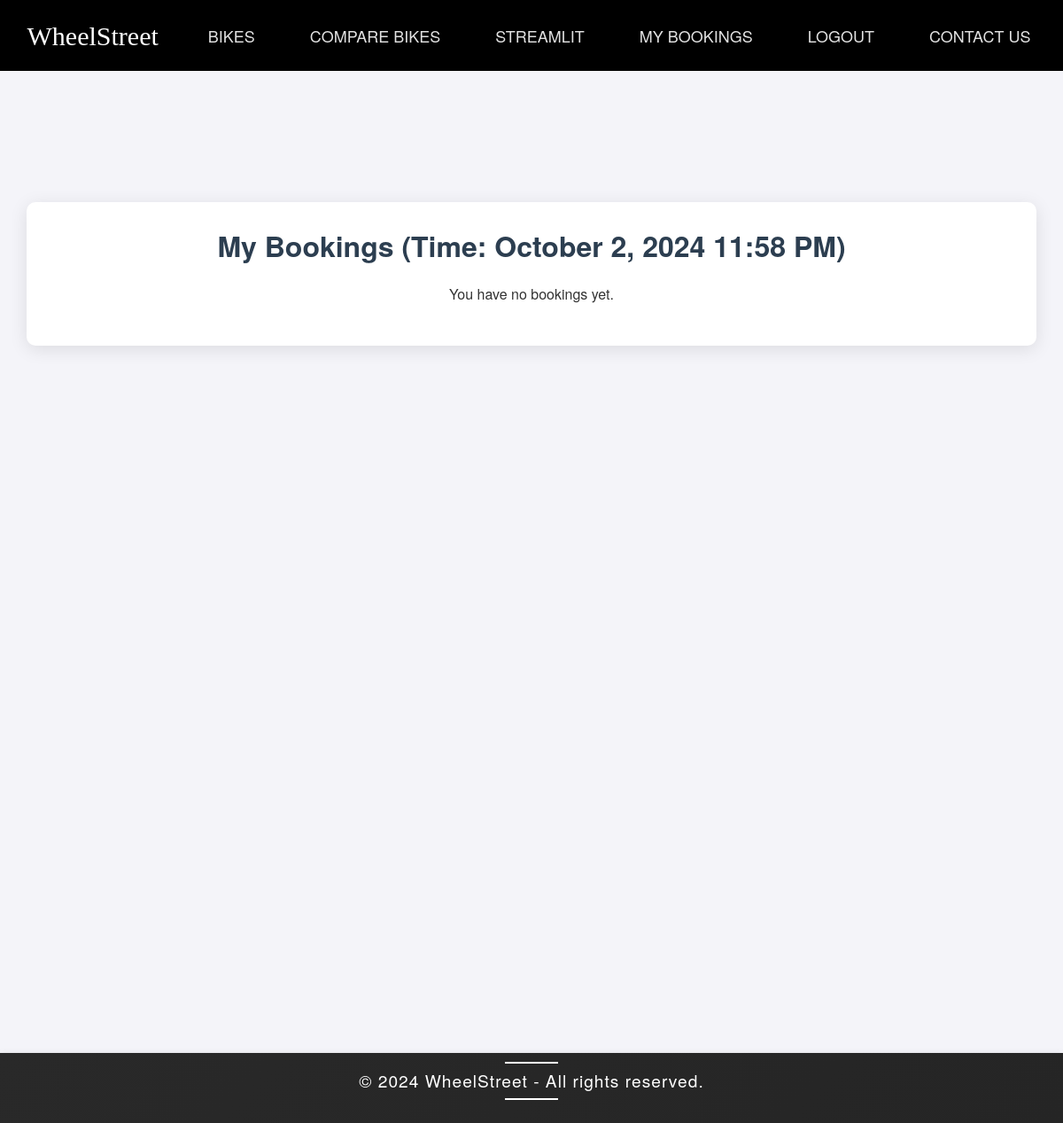
/my-bookings/ (signed in), run on an earlier commit of the app's database.
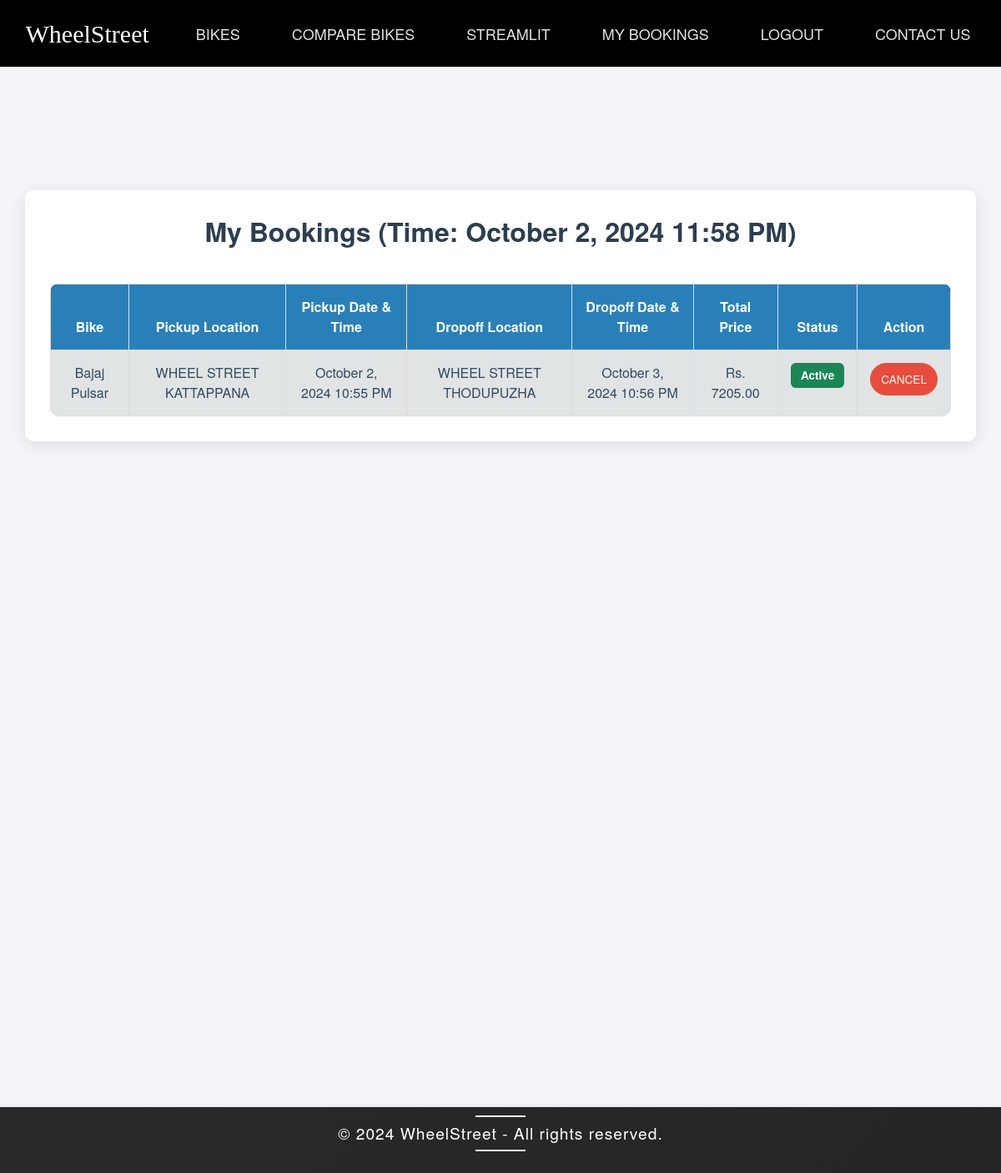
And on a later commit of the database.
### main/models.py (models this page shows, shortened)
class Rental(models.Model):
    user = models.ForeignKey(User, on_delete=models.CASCADE)
    bike = models.ForeignKey(Bike, on_delete=models.CASCADE)
    pickup_location = models.ForeignKey(Location, related_name='pickups', on_delete=models.CASCADE, null=True)
    dropoff_location = models.ForeignKey(Location, related_name='dropoffs', on_delete=models.CASCADE, null=True)
    pickup_date = models.DateTimeField()
    dropoff_date = models.DateTimeField()
    total_price = models.DecimalField(max_digits=10, decimal_places=2, default=0)

class Bike(models.Model):
    BIKE_TYPES = [
        ('Road', 'Road Bike'),
        ('Mountain', 'Mountain Bike'),
        ('Hybrid', 'Hybrid Bike'),
        ('Electric', 'Electric Bike')
    ]
    bike_type = models.CharField(max_length=20, choices=BIKE_TYPES)
    brand = models.CharField(max_length=50)
    model = models.CharField(max_length=50)
    price_per_hour = models.DecimalField(max_digits=6, decimal_places=2)  # Pricing for hourly rentals
    available = models.BooleanField(default=True)
    description = models.TextField(blank=True, null=True)
    mileage = models.DecimalField(max_digits=6, decimal_places=2)  # Bike mileage in kilometers or miles
    image = models.ImageField(upload_to='bike_images/', blank=True, null=True)  # Image upload path
    BIKE_TYPES_DICT = dict(BIKE_TYPES)

class Location(models.Model):
    name = models.CharField(max_length=255)  # Name of the location
    address = models.TextField()  # Address of the location
    city = models.CharField(max_length=100)
    state = models.CharField(max_length=100)
    zip_code = models.CharField(max_length=10)

### main/views.py (the view)
# urls.py: path('my-bookings/', views.my_bookings, name='my_bookings'),  # List user's bookings
@login_required
def my_bookings(request):
    rentals = Rental.objects.filter(user=request.user)
    return render(request, 'main/my_bookings.html', {'bookings': rentals, 'now': now()})

### main/templates/main/my_bookings.html (shortened to what this page needs)
{% extends 'main/base.html' %}
{% block content %}
<div class="container my-5">
    <div class="welcome-message">
    <h2 class="text-center mb-4">My Bookings (Time: {{ now|date:"F j, Y g:i A" }})</h2>
    {% if bookings %}
        <div class="table-responsive">
            <table class="table table-striped table-bordered">
                <thead class="table-light">
                    <tr>
                        <th>Bike</th>
                        <th>Pickup Location</th>
                        <th>Pickup Date & Time</th>
                        <th>Dropoff Location</th>
                        <th>Dropoff Date & Time</th>
                        <th>Total Price</th>
                        <th>Status</th>
                        <th>Action</th>
                    </tr>
                </thead>
                <tbody>
                    {% for booking in bookings %}
                    <tr>
                        <td>{{ booking.bike.brand }} {{ booking.bike.model }}</td>
                        <td>{{ booking.pickup_location.name }}</td>
                        <td>{{ booking.pickup_date|date:"F j, Y g:i A" }}</td>
                        <td>{{ booking.dropoff_location.name }}</td>
                        <td>{{ booking.dropoff_date|date:"F j, Y g:i A" }}</td>
                        <td>Rs. {{ booking.total_price }}</td>
                        <td>
                            {% if booking.dropoff_date < now %}
                                <span class="badge bg-secondary">Completed</span>
                            {% else %}
                                <span class="badge bg-success">Active</span>
                            {% endif %}
                        </td>
                        <td>
                            {% if booking.dropoff_date > now %}
                                <form action="{% url 'cancel_rental' booking.id %}" method="post" style="display:inline;">
                                    <button type="submit" class="btn btn-danger btn-sm">Cancel</button>
                                </form>
                            {% endif %}
                        </td>
                    </tr>
                    {% endfor %}
                </tbody>
            </table>
        </div>
    {% else %}
        <p class="text-center">You have no bookings yet.</p>
    {% endif %}
</div>
{% endblock %}

### main/templates/main/base.html (shortened to what this page needs)
<!DOCTYPE html>
<html lang="en">
<head>
    <link
      rel="stylesheet"
      href="https://cdn.jsdelivr.net/npm/swiper@11/swiper-bundle.min.css"
    />
    <link href="https://cdn.jsdelivr.net/npm/bootstrap@5.3.0-alpha1/dist/css/bootstrap.min.css" rel="stylesheet">
</head>
<body>
    {% include 'main/header.html' %}
    <div class="content">
        {% block content %}{% endblock %}
    </div>
    {% include 'main/footer.html' %}
</body>
</html>

### main/templates/main/header.html (shortened to what this page needs)
<nav class="navbar-1">
    <div class="container-1">
        <a class="navbar-brand" href="{% url 'home' %}" style="color: #ffffff; display: flex; justify-content: center; align-items: center;">WheelStreet</a>
        <button>
            <a class="nav-link" href="{% url 'bike_list' %}">Bikes</a>
        </button>
        <button>
            <a class="nav-link" href="{% url 'bike_comparison' %}">Compare Bikes</a>
        </button>
        <button>
            <a class="nav-link" href="https://bikeprediction-swpupuf4ca8a3re2vvpbds.streamlit.app/">streamlit</a>
        </button>
        {% if user.is_authenticated %}
        <button>
            <a class="nav-link" href="{% url 'my_bookings' %}">My Bookings</a>
        </button>
        <button>
            <a class="nav-link" href="{% url 'logout' %}">Logout</a>
        </button>
        {% endif %}
        <button>
            <a class="nav-link" href="">Contact Us</a>
        </button>
    </div>
</nav>
<link rel="stylesheet" href="https://cdnjs.cloudflare.com/ajax/libs/font-awesome/5.15.4/css/all.min.css">

### main/templates/main/footer.html (shortened to what this page needs)
<!DOCTYPE html>
<html lang="en">
<head>
</head>
<body>
    <section class="section-1">
        <p>© 2024 WheelStreet - All rights reserved.</p>
    </section>
</body>
</html>

### main/templates/main/base.html (style rules this page uses)
html, body { height: 100%; margin: 0; font-family: 'Poppins', sans-serif; color: #333; }
body { display: flex; flex-direction: column; }
.content { padding-top: 100px; flex: 1; min-height: 100vh; }
h1, h2, h3, h4, h5, h6 { font-weight: 600; }
.container { background-color: #ffffff; padding: 20px; border-radius: 10px; box-shadow: 0 4px 10px rgba(0, 0, 0, 0.1); margin-bottom: 50px; }
h2 { color: #2c3e50; font-weight: bold; font-size: 2.5rem; }
.table { background-color: #ffffff; border-collapse: collapse; margin: 0 auto; font-size: 1rem; }
.table th, .table td { padding: 15px; text-align: center; border: 1px solid #ddd; }
.table th { background-color: #2980b9; color: white; }
.table td { background-color: #ecf0f1; color: #34495e; }
.container { margin-top: 50px; }
h2 { color: #2c3e50; font-size: 2.5rem; font-weight: bold; }

### main/templates/main/header.html (style rules this page uses)
.navbar-1 { background-color: black; position: sticky; top: 0; z-index: 1000; width: 100%; transition: background-color 0.3s ease; }
.navbar-brand { font-size: 30px; font-family: "Cinzel", serif; font-optical-sizing: auto; font-weight: 500; font-style: normal; }
.container-1 { display: flex; justify-content: center; align-items: center; height: 10vh; }
.container-1 button { margin-left: 50px; }
button { font-size: 18px; color: #e1e1e1; font-family: inherit; font-weight: 400; cursor: pointer; position: relative; border: none; background: none; text-transform: uppercase; transition-timing-function: cubic-bezier(0.25, 0.8, 0.25, 1); transition-duration: 400ms; transition-property: color; }
button:after { content: ""; pointer-events: none; bottom: -2px; left: 50%; position: absolute; width: 0%; height: 2px; background-color: #fff; transition-timing-function: cubic-bezier(0.25, 0.8, 0.25, 1); transition-duration: 400ms; transition-property: width, left; }

### main/templates/main/my_bookings.html (style rules this page uses)
body { background-color: #f4f4f9; font-family: 'Helvetica Neue', sans-serif; }
.container { background-color: #ffffff; padding: 30px; border-radius: 10px; box-shadow: 0 4px 20px rgba(0, 0, 0, 0.1); }
h2 { font-size: 2rem; color: #2c3e50; font-weight: 600; margin-bottom: 40px; }
.table { background-color: #ffffff; margin-top: 20px; border-radius: 10px; overflow: hidden; }
.table thead { background-color: #2c3e50; color: #ffffff; }
.table th, .table td { padding: 15px; text-align: center; font-size: 1rem; }
.table td { color: #34495e; }
.badge { padding: 8px 12px; font-size: 0.85rem; }
.btn-sm { padding: 8px 12px; font-size: 0.85rem; border-radius: 20px; }
.btn-danger { background-color: #e74c3c; border-color: #e74c3c; color: #fff; transition: background-color 0.3s ease; }
.table-responsive { animation: fadeInUp 0.8s ease-in-out; }

### main/templates/main/footer.html (style rules this page uses)
.section-1 { z-index: -100; position: relative; top: 750px; background: linear-gradient(135deg, #292929, #252525); width: 100%; display: flex; justify-content: center; align-items: center; color: white; box-shadow: 0 4px 10px rgba(0, 0, 0, 0.2); }
.section-1 p { font-size: 1.2rem; text-align: center; letter-spacing: 1px; }
.section-1 p::before, section p::after { content: ''; display: block; width: 60px; height: 2px; background-color: white; margin: 10px auto; }
.section-1 p::before { margin-bottom: 5px; }
.section-1 p::after { margin-top: 5px; }

What changed in the data, as far as the page shows it:
added Rental: bike.brand "Bajaj", bike.model "Pulsar", pickup_location.name "WHEEL STREET KATTAPPANA", pickup_date "October 2, 2024 10:55 PM", dropoff_location.name "WHEEL STREET THODUPUZHA", dropoff_date "October 3, 2024 10:56 PM", total_price "7205.00", shows "Active", shows "CANCEL"
Also different on the page:
text no longer shown: "You have no bookings yet."
text now shown: "Bike Pickup Location Pickup Date & Time Dropoff Location Dropoff Date & Time Total Price Status Action"
